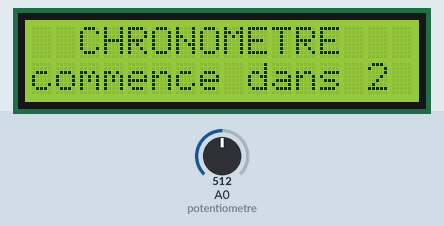
This sketch was run on a simulated Arduino Uno, built with avr-gcc and run on an emulated ATmega328P. Parts: 16×2 character LCD. The test bench sets the inputs (shaded band); at power-on: A0 (potentiometre) = 512.

Above: at 1.1 s.
At 4.6 s:
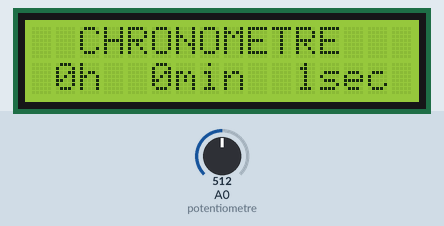
4.7 s: A0 (potentiometre) set to 90
6.5 s: A0 (potentiometre) set to 110
At 8.1 s:
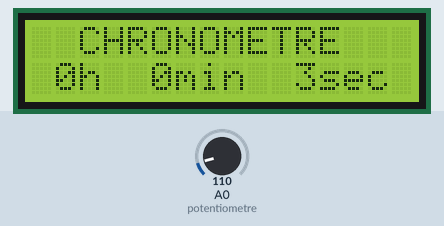
Timing chart, 0 to 9.6 s (numbered marks = the images above; inputs shaded):
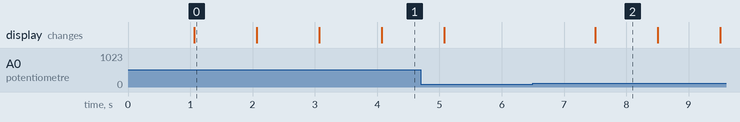

Measured:
- after the input at 6.5 s, the display: changes after 1.0 s (image 2)
- what the display in image 0 shows lasts 1.0 s, from 1.1 s to 2.1 s

The sketch:

job7.ino
```cpp
#include <LiquidCrystal.h>

int rs = 12;
int en = 11;
int d4 = 5;
int d5= 4;
int d6 = 3;
int d7 = 2;
LiquidCrystal lcd(rs, en, d4, d5, d6, d7);

int sec = 00;
int min = 00;
int hr  = 00;
int pot =  0;
const byte potentiometre = A0;

void attente() {
  for (int f = 3; f >= 1; f--)
  {
    lcd.setCursor(14, 1);
    lcd.print (f);
    delay(1000) ;
  }
}
void setup()
{
  lcd.begin(16, 2);
  lcd.setCursor(2, 0);
  lcd.print("CHRONOMETRE");
  lcd.setCursor(0, 1);
  lcd.print ("commence dans ");
  attente();
  lcd.setCursor(0, 1);
  lcd.print("                 ");
}

void loop()
{
  pot = analogRead(potentiometre);
  if (pot < 100)
  {
    lcd.setCursor(2, 0);
    lcd.print("CHRONOMETRE");
    lcd.setCursor(0, 1);
  }
  else
  {
    if ((pot >= 100) && (pot <= 950))
    {
      comptage();
    }
    else
    {
    }
  }
}
void comptage()
{
  sec++;
  delay(1000);
  if (sec == 60)
  {
    sec = 00;
    min = min + 1;
  }
  else
  {
    if (min == 60)
    {
      min = 00;
      hr = hr + 1;
    }
  }
  //colonne, ligne
  lcd.setCursor(0, 1);
  if (hr < 10) {
    lcd.print(" ");
  }
  lcd.print(hr);
  lcd.setCursor(2, 1);
  lcd.print("h  ");

  lcd.setCursor(4, 1);
  if (min < 10) {
    lcd.print(" ");
  }
  lcd.print(min);
  lcd.setCursor(6, 1);
  lcd.print("min ");

  lcd.setCursor(10, 1);
  if (sec < 10) {
    lcd.print(" ");
  }
  lcd.print(sec);
  lcd.setCursor(12, 1);
  lcd.print("sec ");
}
```
